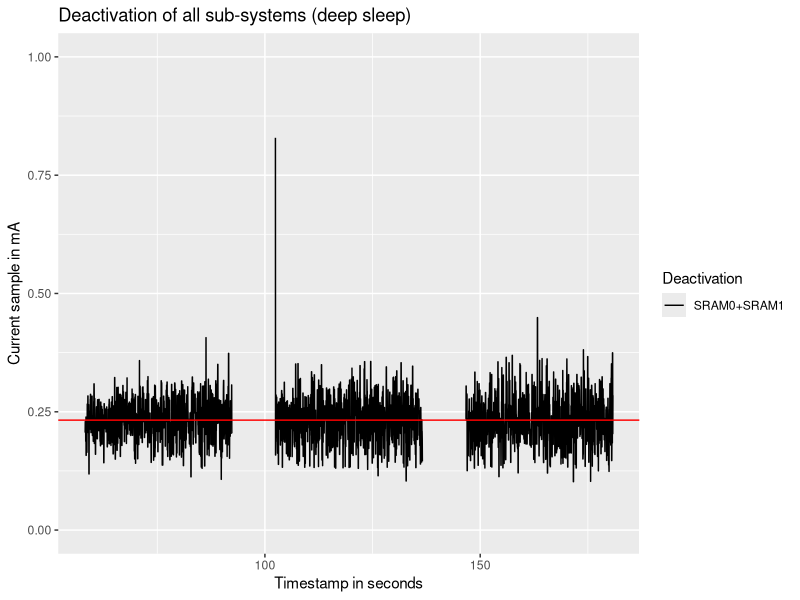

The R source for this figure:
# commit 81d1c2ca51724c5aedbe3bcae8f4897cf7343228
library("ggplot2")
library("dplyr")
library(rlang)

df <- read.csv("powman_lowest_consumption.csv")
params <- c("iteration_num","expe_num","validation_result","clock_freq","current_sample","current_timestamp","timing_sample")

p <- ggplot(df, aes(x = current_timestamp, y = current_sample, color=factor(expe_num), group=factor(expe_num))) +
	geom_line(na.rm = TRUE) +
	scale_y_continuous(limits=c(0, 1)) +
	geom_hline(yintercept = median(df[df$expe_num == 0,]$current_sample, na.rm = TRUE), color = "red") +
	geom_hline(yintercept = median(df[df$expe_num == 1,]$current_sample, na.rm = TRUE), color = "red") +
	geom_hline(yintercept = median(df[df$expe_num == 2,]$current_sample, na.rm = TRUE), color = "red") +
	geom_hline(yintercept = median(df[df$expe_num == 3,]$current_sample, na.rm = TRUE), color = "red") +
	geom_hline(yintercept = median(df[df$expe_num == 4,]$current_sample, na.rm = TRUE), color = "red") +
	geom_hline(yintercept = median(df[df$expe_num == 5,]$current_sample, na.rm = TRUE), color = "red") +
	geom_hline(yintercept = median(df[df$expe_num == 6,]$current_sample, na.rm = TRUE), color = "red") +
	geom_hline(yintercept = median(df[df$expe_num == 7,]$current_sample, na.rm = TRUE), color = "red") +
	labs(title = "Deactivation of all sub-systems (deep sleep)", x = "Timestamp in seconds", y = "Current sample in mA") +
	scale_color_manual(name = "Deactivation", labels = c("SRAM0+SRAM1", "None", "SRAM1", "SRAM0", "SRAM0+SRAM1 (1V)", "SRAM0+SRAM1 (0.9V)", "SRAM0+SRAM1 (0.8V)", "SRAM0+SRAM1 (0.7V)"), values = c("black", "purple", "dark grey", "dark green", "blue", "green", "grey", "brown"))
ggsave("powman_lowest_consumption.pdf", plot=p)
